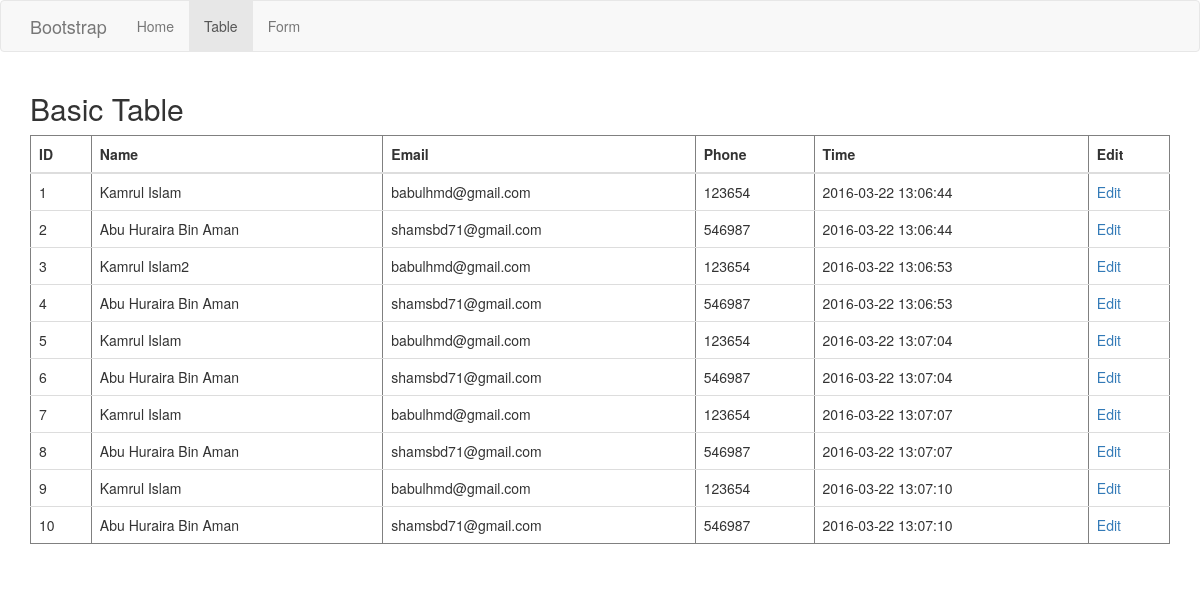
The page /contact.php on the database its author committed.
### tables this page shows
CREATE TABLE IF NOT EXISTS `contacts` (
  `id` tinyint(10) NOT NULL,
  `name` varchar(200) NOT NULL,
  `email` varchar(250) NOT NULL,
  `phone` int(50) NOT NULL,
  `time` timestamp NOT NULL DEFAULT CURRENT_TIMESTAMP
);

### contact.php (the view, shortened to what this page needs)
<?php
include "connect.php";
 ?>
  <!DOCTYPE html>
  <html lang="en">
    <head>
      <link href="css/bootstrap.min.css" rel="stylesheet">
    </head>
    <body>
      <nav class="navbar navbar-default">
        <div class="container">
          <div class="navbar-header">
            <a class="navbar-brand" href="#index.html">Bootstrap</a>
          </div>
          <div id="navbar" class="collapse navbar-collapse">
            <ul class="nav navbar-nav">
              <li><a href="index.html">Home</a></li>
              <li class="active"><a href="#">Table</a></li>
              <li><a href="form.html">Form</a></li>
            </ul>
          </div>
        </div>
      </nav>
      <div class="container">
        <h2>Basic Table</h2>
        <table class="table" border="1">
          <thead>
            <tr>
              <th>ID</th>
              <th>Name</th>
              <th>Email</th>
              <th>Phone</th>
              <th>Time</th>
              <th>Edit</th>
            </tr>
          </thead>
          <tbody>
            <?php
            $sql = "SELECT * FROM `contacts`";
            $result = $conn->query($sql);
            if($result->num_rows > 0){
              while ($row = $result->fetch_assoc()){
                      echo "<td>" . $row["id"]. "</td>";
                       echo "<td>" . $row["name"]."</td>";
                       echo "<td>" . $row["email"]."</td>";
                       echo "<td>" . $row["phone"]."</td>";
                       echo "<td>" . $row["time"]."</td>";
                       echo "<td><a href='edit.php?id=". $row["id"] . "'>Edit</a></td>";
              }
            }
             ?>
          </tbody>
        </table>
      </div>
    </body>
  </html>

### rows shown on the page
contacts: id "1", name "Kamrul Islam", email "babulhmd@gmail.com", phone "123654", time "2016-03-22 13:06:44"
contacts: id "2", name "Abu Huraira Bin Aman", email "shamsbd71@gmail.com", phone "546987", time "2016-03-22 13:06:44"
contacts: id "3", name "Kamrul Islam2", email "babulhmd@gmail.com", phone "123654", time "2016-03-22 13:06:53"
contacts: id "4", name "Abu Huraira Bin Aman", email "shamsbd71@gmail.com", phone "546987", time "2016-03-22 13:06:53"
contacts: id "5", name "Kamrul Islam", email "babulhmd@gmail.com", phone "123654", time "2016-03-22 13:07:04"
contacts: id "6", name "Abu Huraira Bin Aman", email "shamsbd71@gmail.com", phone "546987", time "2016-03-22 13:07:04"
contacts: id "7", name "Kamrul Islam", email "babulhmd@gmail.com", phone "123654", time "2016-03-22 13:07:07"
contacts: id "8", name "Abu Huraira Bin Aman", email "shamsbd71@gmail.com", phone "546987", time "2016-03-22 13:07:07"
contacts: id "9", name "Kamrul Islam", email "babulhmd@gmail.com", phone "123654", time "2016-03-22 13:07:10"
contacts: id "10", name "Abu Huraira Bin Aman", email "shamsbd71@gmail.com", phone "546987", time "2016-03-22 13:07:10"
